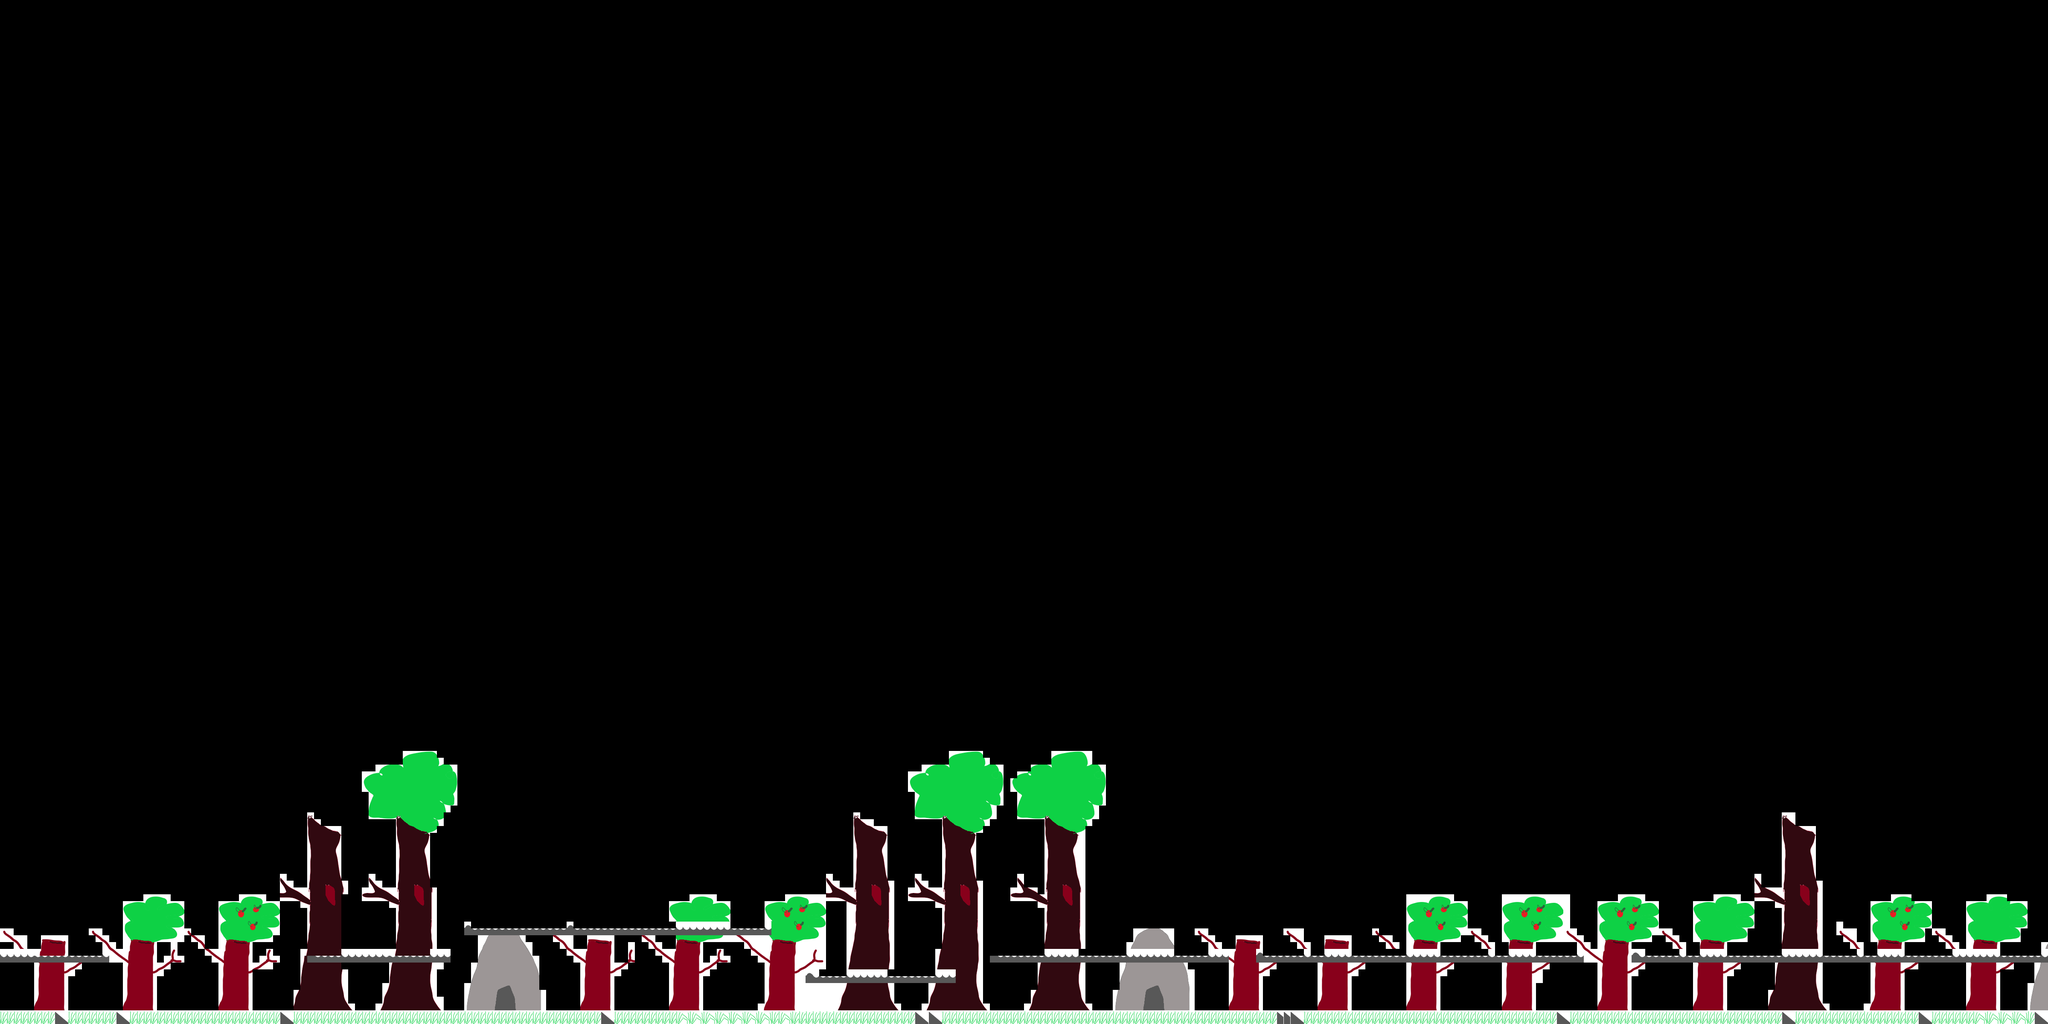

A 2D game scene composited from a Tiled map and its tileset images. What follows is a short description and the map's XML, with each tile layer's data collapsed to a summary:
An orthogonal 300x150 tile map with 16x16 px tiles, 1 tile layer (tlo), 9 tilesets and 14 objects.

<map version="1.2" tiledversion="1.2.4" orientation="orthogonal" renderorder="right-down" width="300" height="150" tilewidth="16" tileheight="16" infinite="0" nextlayerid="4" nextobjectid="17">
 <tileset firstgid="1" source="drzewo1.tsx" />
 <tileset firstgid="401" source="drzewo2.tsx" />
 <tileset firstgid="801" source="drzewo3.tsx" />
 <tileset firstgid="1201" source="drzewo4.tsx" />
 <tileset firstgid="2001" source="drzewo5.tsx" />
 <tileset firstgid="2801" source="jaskinia.tsx" />
 <tileset firstgid="3201" source="trawa.tsx" />
 <tileset firstgid="3205" source="kamien.tsx" />
 <tileset firstgid="3209" source="ziemia.tsx" />
 <layer id="1" name="tlo" width="300" height="150">
  <data>[45000 cells, 3981 non-empty, 1010 distinct tile ids]</data>
 </layer>
 <objectgroup id="3" name="przeciwnik1">
  <object id="12" x="2400" y="2225" />
  <object id="13" x="4307" y="2212" />
  <object id="14" x="1488" y="2161" />
  <object id="15" x="489" y="2356" />
  <object id="16" x="540" y="2357" />
 </objectgroup>
 <objectgroup id="2" name="ziemia">
  <object id="1" x="2671" y="2444" width="3" height="1" />
  <object id="2" x="1" y="2367" width="4798" height="31" />
  <object id="5" x="-1" y="2238" width="257" height="16" />
  <object id="6" x="718" y="2238" width="338" height="18" />
  <object id="7" x="1088" y="2174" width="720" height="17" />
  <object id="8" x="1887" y="2285" width="351" height="19" />
  <object id="9" x="2319" y="2237" width="561" height="18" />
  <object id="10" x="2943" y="2238" width="768" height="15" />
  <object id="11" x="3823" y="2239" width="976" height="16" />
 </objectgroup>
</map>